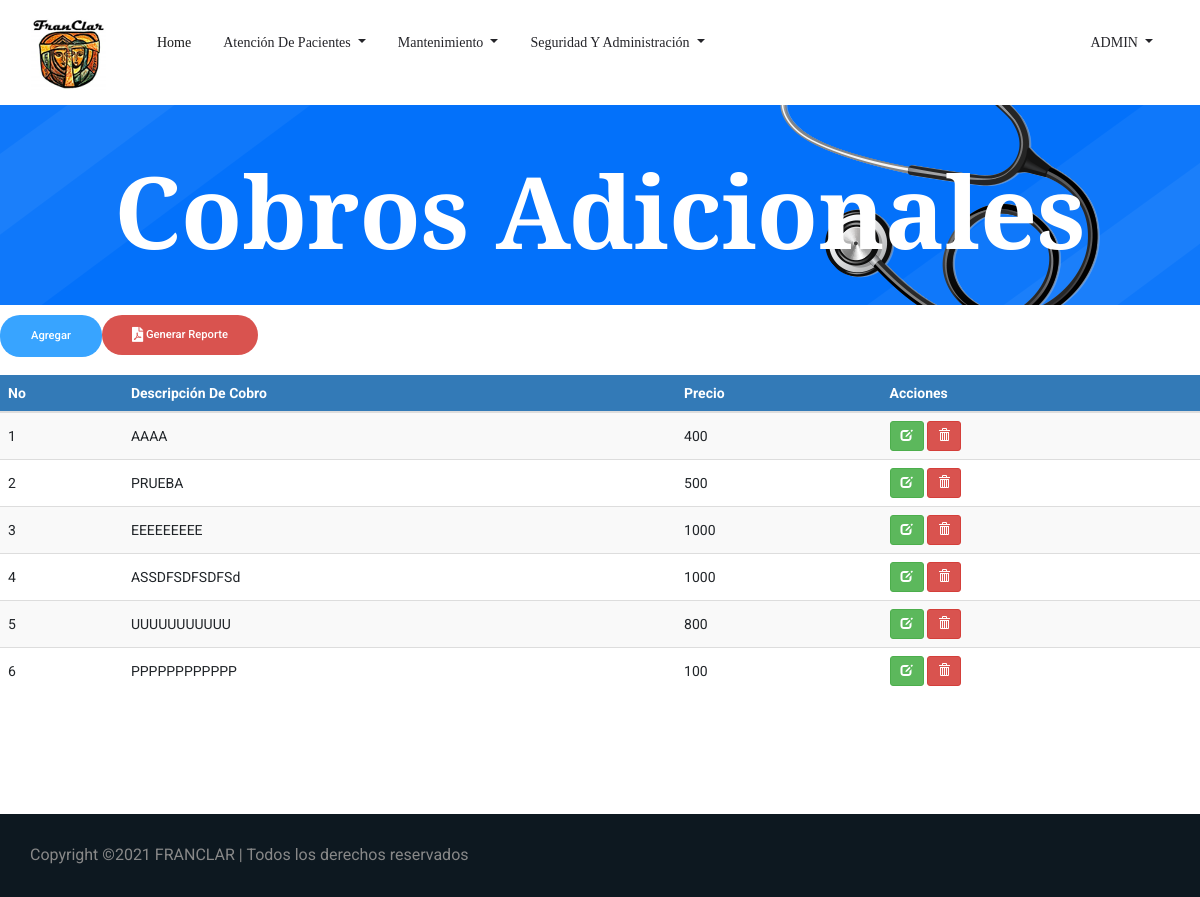
/cobros_adicionales.php (signed in), run on an earlier commit of the app's database.
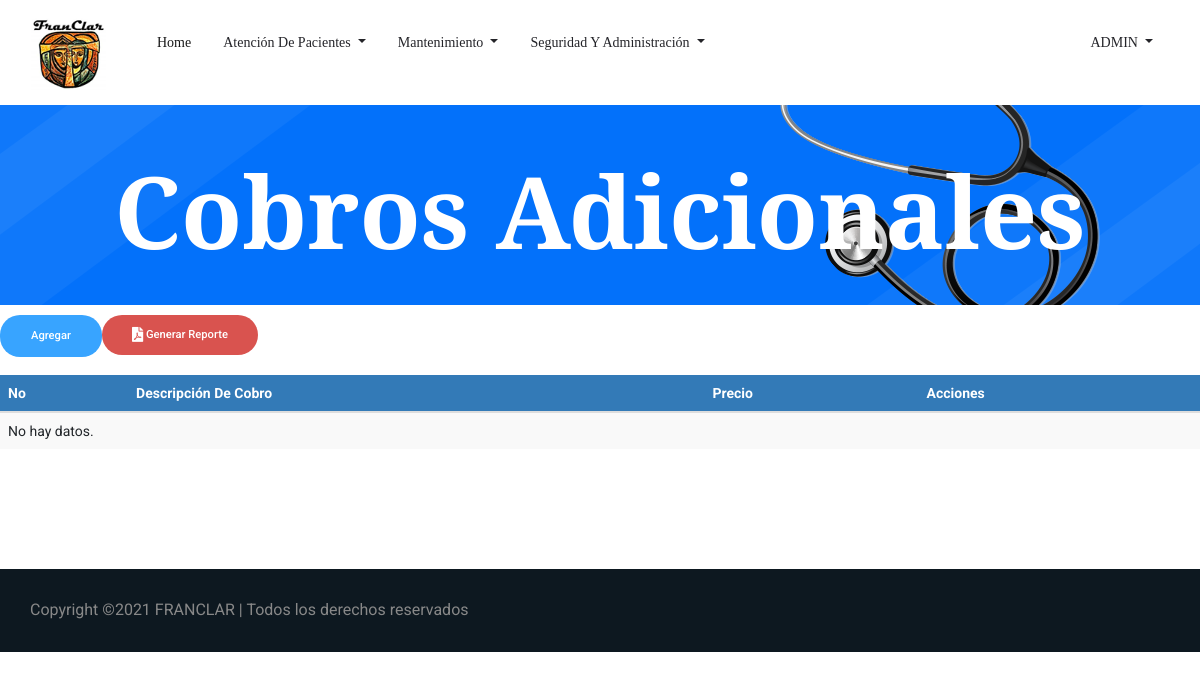
And on a later commit of the database.
### tables this page shows
CREATE TABLE `tbl_cobros_adicionales` (
  `ID_cobro_adicional` int(11) NOT NULL,
  `Descripcion_cobro` varchar(100) NOT NULL,
  `Precio_cobro` int(11) NOT NULL
);

### cobros_adicionales.php (the view, shortened to what this page needs)
<!doctype html>
<html lang="es">
<?php
include 'head.php'
?>
<body>
    <?php
    include 'header.php';
    ?>
    <section class="breadcrumb_part breadcrumb_bg">
        <div class="container">
            <div class="row">
                <div class="col-lg-12">
                    <div class="breadcrumb_iner">
                        <div class="breadcrumb_iner_item">
                            <h2>Cobros Adicionales</h2>
                        </div>
                    </div>
                </div>
            </div>
        </div>
    </section>
	 <?php
	  $rolUsuario=$_SESSION['ID_Rol'];
	 $sql=("SELECT * FROM tbl_permisos WHERE id_objeto=9 AND id_rol=$rolUsuario");
		$query=mysqli_query($con,$sql);
		if(mysqli_num_rows($query)>0){
			$row = mysqli_fetch_assoc($query);
			$permiso= $row['permiso_insertar'];
			$permiso_eliminar= $row['permiso_eliminar'];
			$permiso_actualizar=$row['permiso_actualizar'];
		}if ($permiso==0){
		 echo '<div class="alert alert-danger alert-dismissable"><button type="button" class="close" data-dismiss="alert" aria-hidden="true">&times;</button>"usuario no tiene permisos para agregar nuevo"</div>';
		}else{?>
		<form class="form-inline my-2 my-lg-0 float-left">
			<a href="agregar_cobro_adicional.php" class="genric-btn info circle">Agregar</a>
		</form>
		<form class="form-inline my-2 my-lg-0 float-left">
			<a class="genric-btn btn-danger circle" onclick="pdfDinamico(this)" id="pdf_cobros_adicionales" href="#">
			<i class="fas fa-file-pdf fa-lg"> </i> Generar Reporte</a>
    	</form>
	   <br>
		<br>
		<br>
		<?php } ?>
		<div class="table-responsive">
			<table id="datatableUsuarios" class="table table-striped table-hover">
			<thead>
				<tr>
                    <th>No</th>
					<th>Descripción De Cobro</th>
					<th>Precio</th>
					<th>Acciones</th>
				</tr>
				</thead>
				<tbody>
				<?php
				$sql = mysqli_query($con, "SELECT * FROM tbl_cobros_adicionales");
				if(mysqli_num_rows($sql) == 0){
					echo '<tr><td colspan="8">No hay datos.</td></tr>';
				}else{
					while($row = mysqli_fetch_assoc($sql)){
						($permiso_eliminar==1)?$boton='<a href="cobros_adicionales.php?aksi=delete&nik='.$row['ID_Cobro_adicional'].'" title="Eliminar" onclick="return confirm(\'¿Está seguro de borrar los datos del cobro adicional '.$row['Descripcion_Cobro'].'?\')" class="btn btn-danger btn-sm"><span class="glyphicon glyphicon-trash" aria-hidden="true"></span></a>':$boton='<a  title="Eliminar"  onClick="permiso()" class="btn btn-warning btn-sm"><span class="glyphicon glyphicon-trash" aria-hidden="true"></span></a>';
						($permiso_actualizar==1)?$boton2='<a href="editar_cobro_adicional.php?nik='.$row['ID_Cobro_adicional'].'" title="Editar datos" class="btn btn-success btn-sm"><span class="glyphicon glyphicon-edit" aria-hidden="true"></span></a>':$boton2='<a  title="Editar datos" onClick="permiso()" class="btn btn-warning btn-sm"><span class="glyphicon glyphicon-edit" aria-hidden="true"></span></a>';
						echo '
						<tr>
                            <td>'.$row['ID_Cobro_adicional'].'</td>
							<td>'.$row['Descripcion_Cobro'].'</td>
							<td>'.$row['Precio_Cobro'].'</td>
							<td>'.$boton2.' '.$boton.'</td>
						</tr>
						';
					}
				}
				?>
				</tbody>
			</table>
		 </div>
		 <br><br><br><br><br>
    <?php
        include 'Copyright.php'
    ?>
</body>
</html>

What changed in the data, as far as the page shows it:
removed tbl_cobros_adicionales: ID_Cobro_adicional "1", Descripcion_Cobro "AAAA", Precio_Cobro "400"
removed tbl_cobros_adicionales: ID_Cobro_adicional "2", Descripcion_Cobro "PRUEBA", Precio_Cobro "500"
removed tbl_cobros_adicionales: ID_Cobro_adicional "3", Descripcion_Cobro "EEEEEEEEE", Precio_Cobro "1000"
removed tbl_cobros_adicionales: ID_Cobro_adicional "4", Descripcion_Cobro "ASSDFSDFSDFSd", Precio_Cobro "1000"
removed tbl_cobros_adicionales: ID_Cobro_adicional "5", Descripcion_Cobro "UUUUUUUUUUU", Precio_Cobro "800"
removed tbl_cobros_adicionales: ID_Cobro_adicional "6", Descripcion_Cobro "PPPPPPPPPPPP", Precio_Cobro "100"
Also different on the page:
text now shown: "No hay datos."
